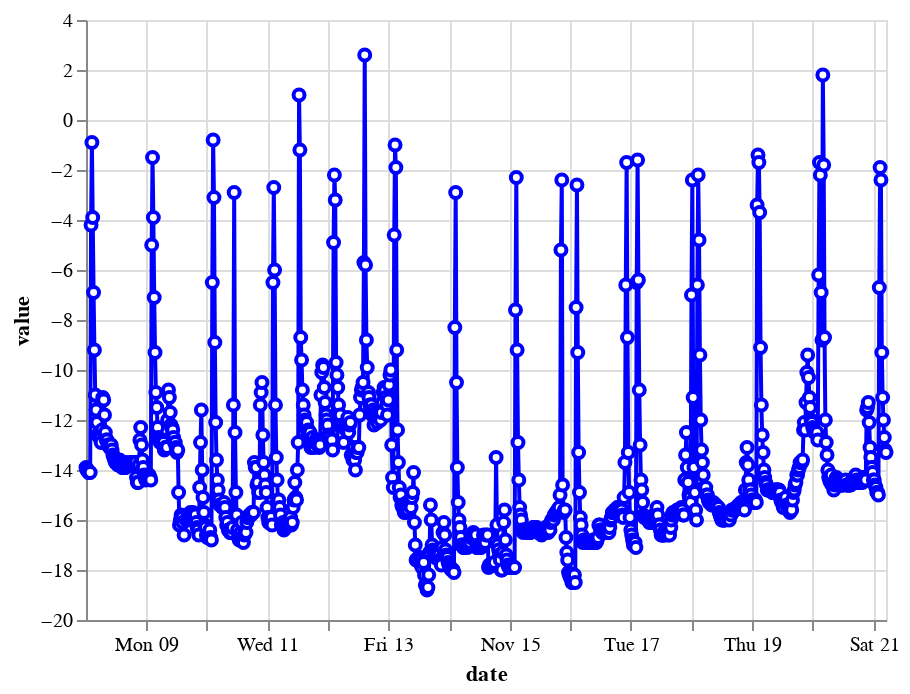

The code cell stored with this chart in its notebook:
### Markdown cell above
Draw everything in a chart using the altair library (i haven't used this library since it doesn't have any support for return the data selected)

### Code cell
import altair as alt

brush = alt.selection_interval(encodings=['x'])

color = alt.condition(brush, alt.value('blue'), alt.value('lightgray'))

chart = alt.Chart(data).mark_line(point={
    "filled": False,
    "fill": 'white'
    }).encode(
        y=alt.Y('value', sort=alt.EncodingSortField('value', order='descending')),
        x='date',
        color=color
).add_selection(
    brush
)

chart

### Figure 1 — Vega-Lite specification as saved in the notebook (floating-point values rounded to 4 significant figures; data arrays with more than 128 entries replaced by an {"elided": "..."} marker saying what was removed)
{"config": {"view": {"continuousWidth": 400, "continuousHeight": 300}}, "data": {"name": "data-03b6ceca7786ef817d03ba1cfe74058e"}, "mark": {"type": "line", "point": {"filled": false, "fill": "white"}}, "encoding": {"color": {"condition": {"value": "blue", "selection": "selector007"}, "value": "lightgray"}, "x": {"type": "temporal", "field": "date"}, "y": {"type": "quantitative", "field": "value", "sort": {"field": "value", "order": "descending"}}}, "selection": {"selector007": {"type": "interval", "encodings": ["x"]}}, "$schema": "https://vega.github.io/schema/vega-lite/v4.8.1.json", "datasets": {"data-03b6ceca7786ef817d03ba1cfe74058e": {"elided": "945 records"}}}
